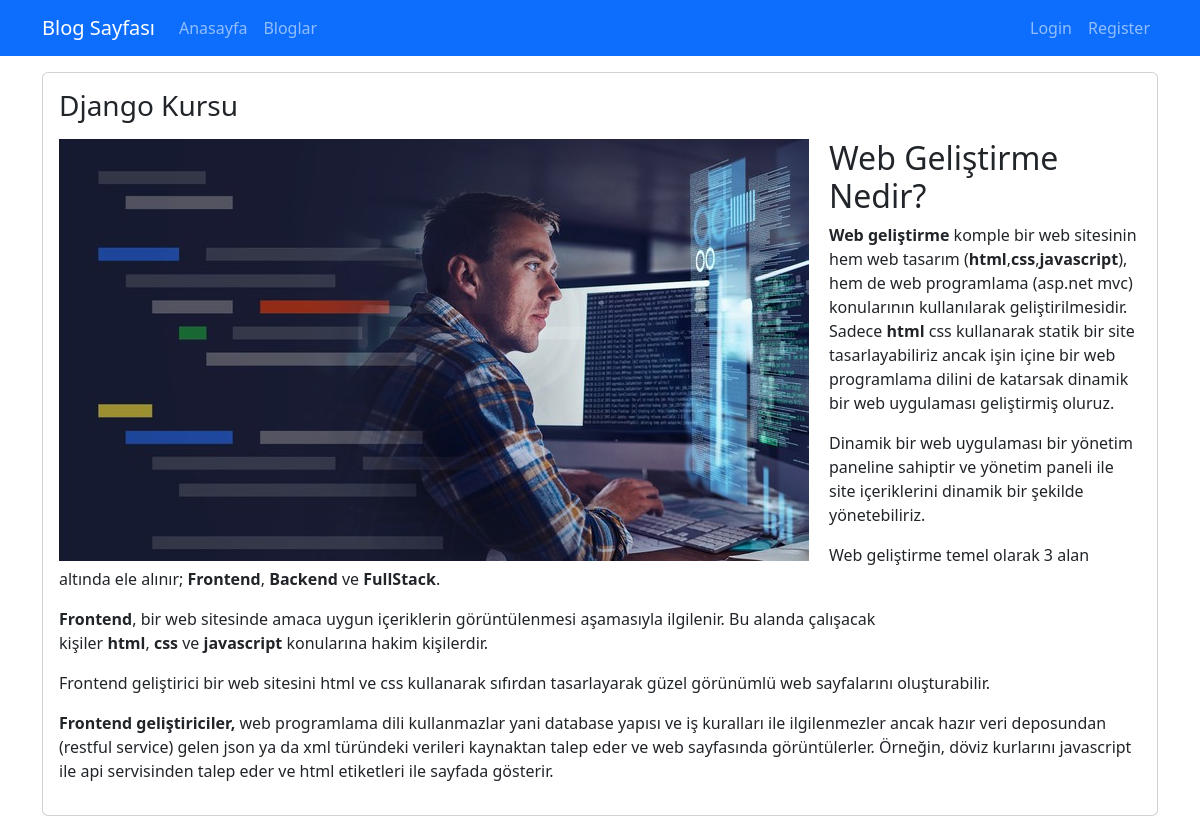
The page /blogs/django-kursu on the database its author committed.
### blog/models.py (models this page shows, shortened)
class Blog(models.Model):
    title = models.CharField(max_length=200)
    image = models.ImageField(upload_to="blogs")
    description = RichTextField()
    is_active = models.BooleanField(default=False)
    is_home = models.BooleanField(default=False)
    slug = models.SlugField(null=False, blank=True, unique=True, db_index=True, editable=False)
    categories = models.ManyToManyField(Category, blank=True)

### blog/views.py (the view)
# urls.py: path("blogs/<slug:slug>", views.blog_details, name="blog_details"),
def blog_details(request, slug):
    blog = Blog.objects.get(slug=slug)
    return render(request, "blog/blog-details.html", {
        "blog": blog
    })

### blog/templates/blog/blog-details.html (shortened to what this page needs)
{% extends "base.html" %}
{% load static %}
{% block content %}
<div class="container mt-3">
    <div class="row">
        <div class="col-12">
            <div class="card mb-3">
                <div class="row">
                    <div class="col-md-12">
                        <div class="card-body">
                            <h1 class="card-title h3 mb-3">
                                {{ blog.title|title }}
                            </h1>
                            <img src="{{ blog.image.url }}" alt="" class="img-fluid" style="float:left; margin-right:20px;
                            margib-bottom:20px:">
                            <p class="card-text">{{ blog.description|safe }}</p>
                        </div>
                    </div>
                </div>
            </div>
        </div>
    </div>
</div>
{% endblock %}

### rows shown on the page
Blog: title "Django Kursu", image (picture), description "Web Geliştirme Nedir? Web geliştirme komple bir web sitesinin hem web tasarım ( html , css , javascript ), hem de web programlama (asp.net mvc) konularının kullanılarak geliştirilmesidir. Sadece html css kullanarak statik bir site tasarlayabiliriz ancak işin içine bir web programlama dilini de katarsak dinamik bir web uygulaması geliştirmiş oluruz. Dinamik bir web uygulaması bir yönetim paneline sahiptir ve yönetim paneli ile site içeriklerini dinamik bir şekilde yönetebiliriz. Web geliştirme temel olarak 3 alan altında ele alınır; Frontend , Backend ve FullStack . Frontend , bir web sitesinde amaca uygun içeriklerin görüntülenmesi aşamasıyla ilgilenir. Bu alanda çalışacak kişiler html ,…"
